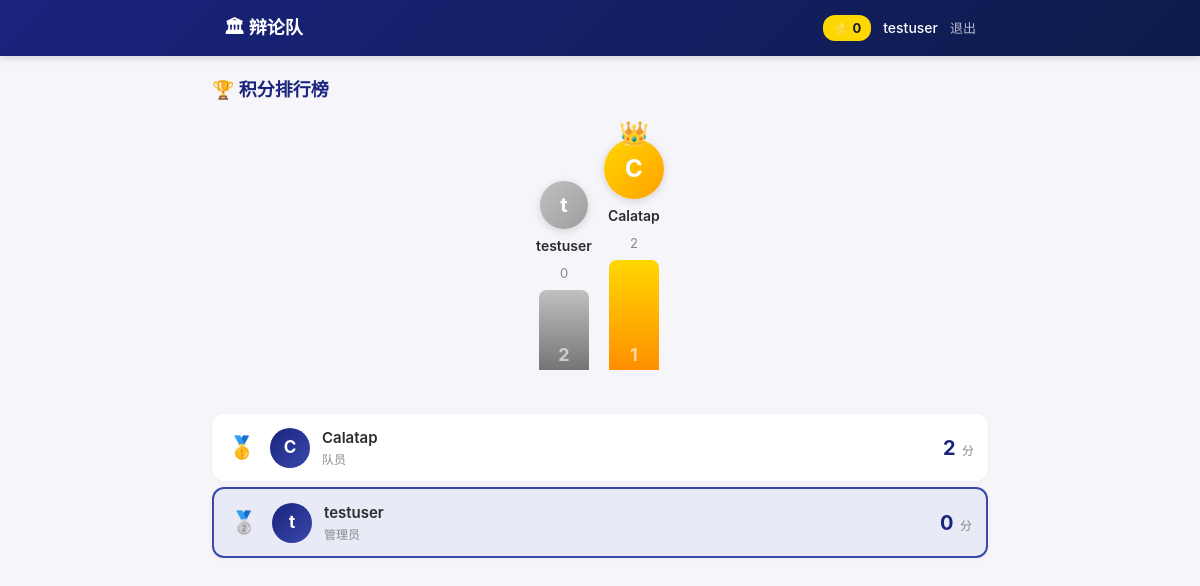
The page /leaderboard (signed in) on the database as committed earlier.
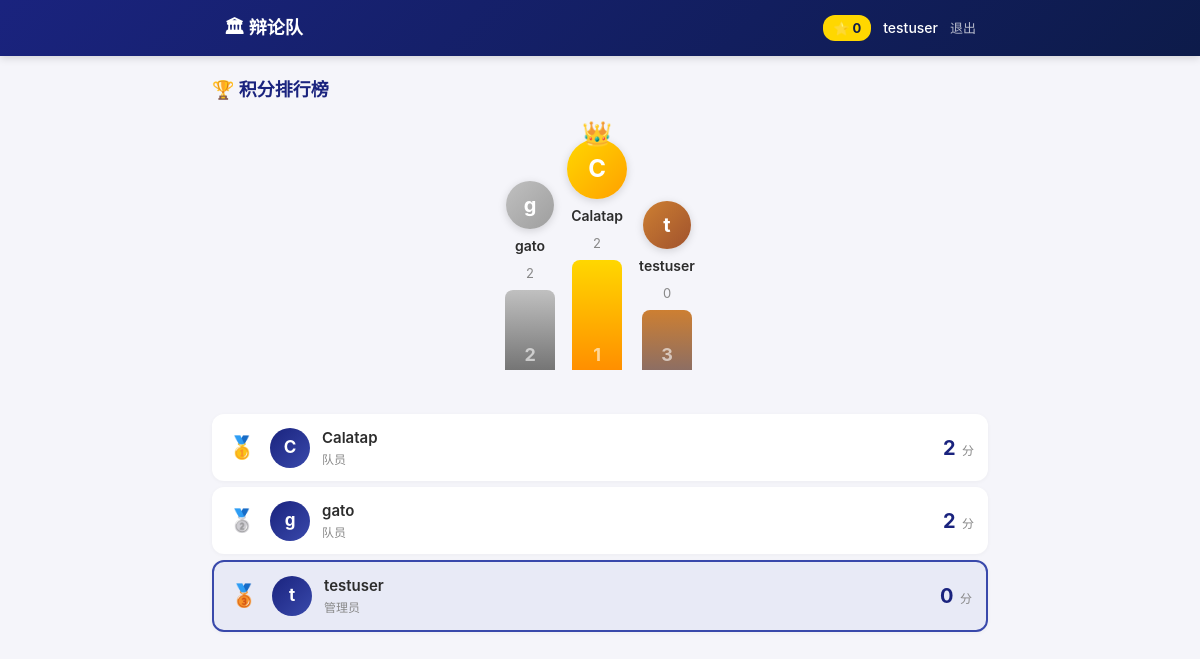
The same page on the database as committed later.
### models.py (models this page shows, shortened)
class User(UserMixin, db.Model):
    __tablename__ = 'user'
    id = db.Column(db.Integer, primary_key=True)
    username = db.Column(db.String(40), unique=True, nullable=False, index=True)
    password_hash = db.Column(db.String(200), nullable=False)
    display_name = db.Column(db.String(40), nullable=False)
    avatar = db.Column(db.String(200), default='default.svg')
    phone = db.Column(db.String(20))
    role = db.Column(db.String(20), default='member')
    total_points = db.Column(db.Integer, default=0)
    joined_at = db.Column(db.DateTime, default=datetime.utcnow)
    posts = db.relationship('Post', backref='author', lazy='dynamic',
                             cascade='all, delete-orphan')
    checkins = db.relationship('CheckIn', backref='user', lazy='dynamic',
                                cascade='all, delete-orphan')
    learning_records = db.relationship('LearningRecord', backref='user', lazy='dynamic',
                                        cascade='all, delete-orphan')
    points_logs = db.relationship('PointsLog', backref='user', lazy='dynamic',
                                   cascade='all, delete-orphan')

### app.py (the view)
@app.route('/leaderboard')
@login_required
def leaderboard():
    users = User.query.order_by(User.total_points.desc()).all()
    rank = 1
    for u in users:
        u.rank = rank
        rank += 1
    return render_template('leaderboard.html', users=users)

### app.py (called while the page is built)
@login_manager.user_loader
def load_user(user_id):
    return User.query.get(int(user_id))

@app.context_processor
def inject_now():
    return {'now': datetime.utcnow()}

### templates/leaderboard.html (shortened to what this page needs)
{% extends "layout.html" %}
{% block content %}
<div class="leaderboard-page">
    <div class="section-header">
        <h2>&#x1f3c6; 积分排行榜</h2>
    </div>
    {% if users %}
    <div class="podium">
        {% set top3 = users[:3] %}
        {% if top3|length >= 2 %}
        <div class="podium-item second">
            <div class="podium-avatar">{{ top3[1].display_name[0] }}</div>
            <div class="podium-name">{{ top3[1].display_name }}</div>
            <div class="podium-points">{{ top3[1].total_points }}</div>
            <div class="podium-bar" style="height:80px;">2</div>
        </div>
        {% endif %}
        {% if top3|length >= 1 %}
        <div class="podium-item first">
            <div class="podium-crown">&#x1f451;</div>
            <div class="podium-avatar">{{ top3[0].display_name[0] }}</div>
            <div class="podium-name">{{ top3[0].display_name }}</div>
            <div class="podium-points">{{ top3[0].total_points }}</div>
            <div class="podium-bar" style="height:110px;">1</div>
        </div>
        {% endif %}
        {% if top3|length >= 3 %}
        <div class="podium-item third">
            <div class="podium-avatar">{{ top3[2].display_name[0] }}</div>
            <div class="podium-name">{{ top3[2].display_name }}</div>
            <div class="podium-points">{{ top3[2].total_points }}</div>
            <div class="podium-bar" style="height:60px;">3</div>
        </div>
        {% endif %}
    </div>
    <div class="rank-list">
        {% for u in users %}
        <a href="{{ url_for('profile', username=u.username) }}" class="rank-item {% if u.id == current_user.id %}rank-me{% endif %}">
            <div class="rank-number">
                {% if u.rank == 1 %}
                <span class="rank-medal gold">&#x1f947;</span>
                {% elif u.rank == 2 %}
                <span class="rank-medal silver">&#x1f948;</span>
                {% elif u.rank == 3 %}
                <span class="rank-medal bronze">&#x1f949;</span>
                {% else %}
                <span class="rank-num">{{ u.rank }}</span>
                {% endif %}
            </div>
            <div class="rank-avatar">{{ u.display_name[0] }}</div>
            <div class="rank-info">
                <div class="rank-name">{{ u.display_name }}</div>
                <div class="rank-role">{{ u.role == 'admin' and '管理员' or '队员' }}</div>
            </div>
            <div class="rank-points">
                <span class="rank-points-num">{{ u.total_points }}</span>
                <span class="rank-points-label">分</span>
            </div>
        </a>
        {% endfor %}
    </div>
    {% else %}
    <div class="empty-state">
        <div class="empty-icon">&#x1f3c6;</div>
        <h3>还没有队员</h3>
        <p>邀请更多小伙伴加入吧！</p>
    </div>
    {% endif %}
</div>
{% endblock %}

### templates/layout.html (shortened to what this page needs)
<!DOCTYPE html>
<html lang="zh-CN">
<head>
    <link rel="stylesheet" href="{{ url_for('static', filename='css/style.css') }}">
</head>
<body>
    <header class="top-bar">
        <div class="top-inner">
            <a href="{{ url_for('feed') }}" class="logo">&#x1f3db; 辩论队</a>
            {% if current_user.is_authenticated %}
            <div class="top-right">
                <span class="points-badge">&#x2b50; {{ current_user.total_points }}</span>
                <a href="{{ url_for('profile', username=current_user.username) }}" class="user-link">
                    {{ current_user.display_name }}
                </a>
                <a href="{{ url_for('logout') }}" class="logout-link">退出</a>
            </div>
            {% endif %}
        </div>
    </header>
    <main class="main-content">
        {% block content %}{% endblock %}
    </main>
</body>
</html>

Rows that differ between the two databases and show on the page:
shown differently, row unchanged: User "testuser": display_name (not shown) → "t"; display_name (not shown) → "testuser"; total_points (not shown) → "0"; text "🥈" → "🥉"
added User: display_name "g", display_name "gato", total_points "2", role "队员"
Other text that changed with them:
{{ top3[1].display_name[0] }}: "t" → "g"
{{ top3[1].display_name }}: "testuser" → "gato"
{{ top3[1].total_points }}: "0" → "2"
text now shown: "3"
